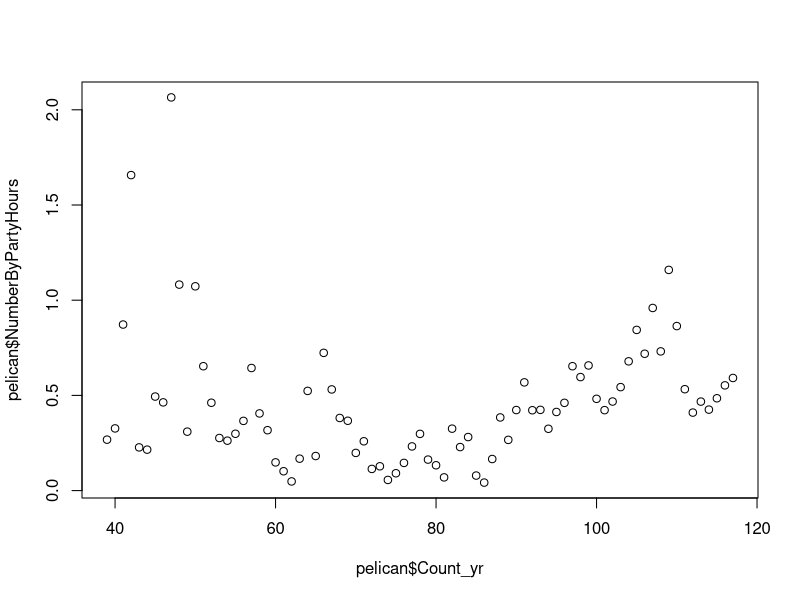

R code for this plot: (Note: this script raises an error after producing the figure.)
pelican<-read.csv("pacificBrownPelican.csv")
pelican<-pelican[-which(pelican$NumberByPartyHours == 0),]

plot(pelican$NumberByPartyHours~pelican$Count_yr)

library("strucchange")

iteration_n = 3000

pelican_bkpts<-breakpoints(pelican$NumberByPartyHours~pelican$Count_yr, breaks=10, h=0.05)

pelican_result<-baar(pelican_bkpts$breakpoints, pelican$Count_yr, pelican$NumberByPartyHours, iteration_n, 500)

pelican_finbkpts<-NULL

for(i in 1:ncol(pelican_result$Breakpoints)){

	pelican_finbkpts<-c(pelican_finbkpts, na.omit(pelican_result$Breakpoints[,i]), recursive=T)

}

hist(pelican_finbkpts, breaks=78, xlim=c(1,78), ylim=c(0,3000), right=F, xlab="Years Since 1939", ylab=paste("Number of Occurences Out of ", iteration_n, " Iterations"), main="Breakpoint Locations for Brown Pelicans")
